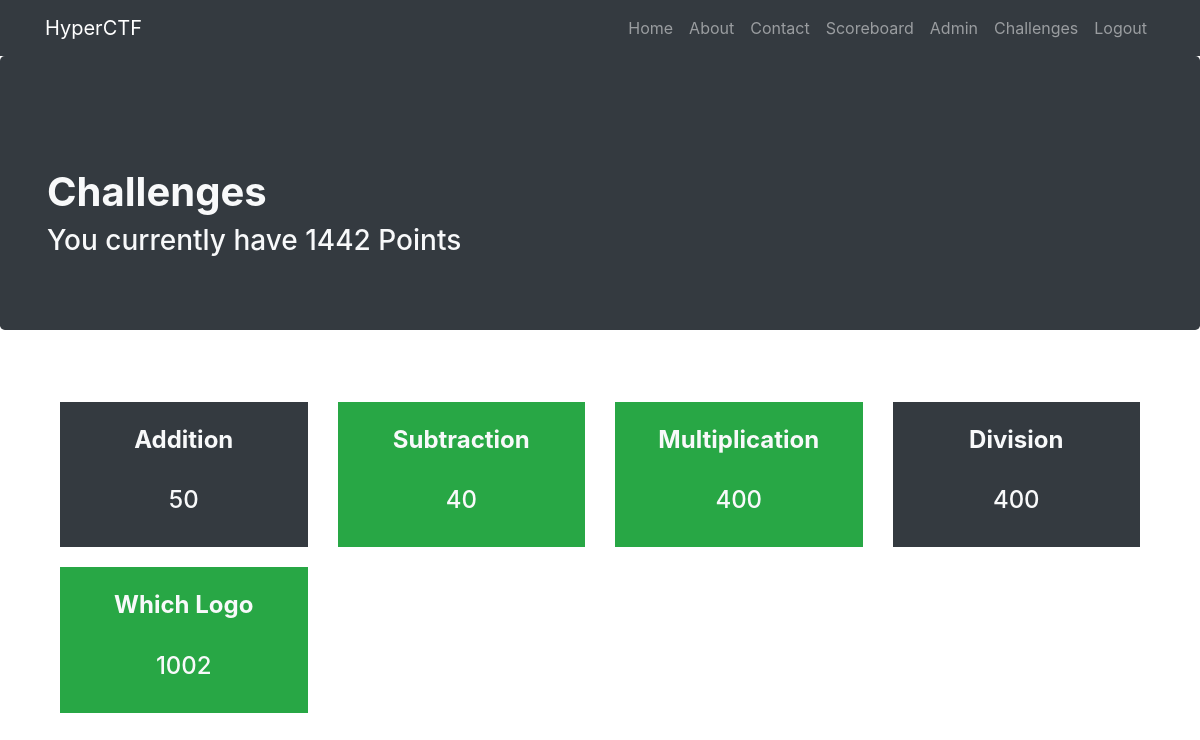
Page /challenges/ (signed in) on the committed database.
### app.py (models this page shows, shortened)
class User(db.Model):
	__tablename__ = "users"
	id = db.Column(db.Integer, primary_key=True)
	username = db.Column(db.String(20), unique=True, nullable=False)
	password = db.Column(db.String(80), unique=False, nullable=False)
	email = db.Column(db.String(80), unique=True, nullable=False)
	points = db.Column(db.Integer, unique=False, nullable=False)
	date_created = db.Column(db.DateTime, default=datetime.datetime.utcnow)
	solved_challenges = db.relationship('Challenge', secondary="solved", backref=db.backref('solved_users', lazy='dynamic'))

class Challenge(db.Model):
	__tablename__ = "challenges"
	id = db.Column(db.Integer, primary_key=True)
	name = db.Column(db.String(20), unique=True, nullable=False)
	points = db.Column(db.Integer, unique=True, nullable=False)
	content = db.Column(db.String(225), unique=True, nullable=False)
	answer = db.Column(db.String(225), unique=True, nullable=False)

### app.py (the view)
@app.route("/challenges/")
def challenges_page():
	if 'username' in session:
		solvedChallenges = []
		for challenge in Challenge.query.all():
			for user in challenge.solved_users:
				if user.username == session['username']:
					solvedChallenges.append(challenge)
					continue
		return render_template("challenges.html", challenges=Challenge.query.all(), points=User.query.filter_by(username=session['username']).first().points, solved_challenges=solvedChallenges)
	else:
		flash('You have to sign up before attempting any questions', at.red.value)
		return redirect(url_for('signup'))

### templates/challenges.html (shortened to what this page needs)
{% extends "header.html"%}
{% block body %}
<div class="jumbotron bg-dark">
  <div class="container">
    <h1 class="mt-5 text-light" align=""><strong> Challenges</strong></h1>
    <h3 class="mt-9 text-light" align=""> You currently have {{ points }} Points</h3>
  </div>
</div>
<div class="container">
  <div class="row">
    <div class="col-lg-12 text-center">
      <div class="container-fluid" style="grid-row-gap: 20px">
        <div class="row" style="margin-top: 20px">
          {% for challenge in challenges %}
          <div class="col-sm-3" style="padding-top: 20px">
            <a style="text-decoration: none;"href="./{{ challenge.id }}">
              {% if challenge in solved_challenges %}
              <div class="bg-success">
                {% else %}
                <div class="bg-dark">
                  {% endif %}
                  <br><h4 class="mt-9 text-light"style="float: center; text-align: center;"><strong>{{ challenge.name }}</strong></h4><br>
                  <h4 class="mt-9 text-light" style="float: center; text-align: center;">{{ challenge.points }}</h4><br>
                </div>
              </a>
            </div>
            {% endfor %}
          </div>
        </div>
      </div>
    </div>
  </div>
  {% endblock %}

### rows in the picture
User: points "1442"
Challenge: name "Addition", points "50"
Challenge: name "Subtraction", points "40"
Challenge: name "Multiplication", points "400"
Challenge: name "Division", points "400"
Challenge: name "Which Logo", points "1002"
